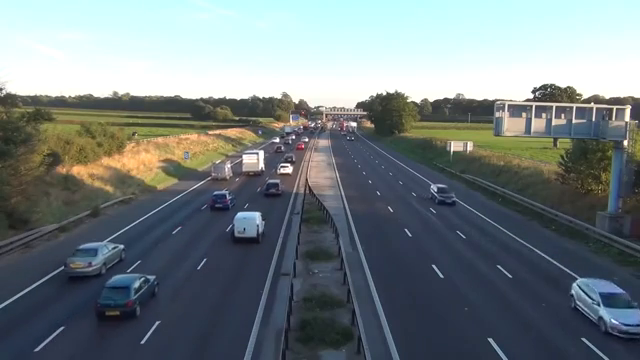
#> input picture frame 152 of input.mp4, 640 x 360 px
$ python main.py
#> lines starting #> are read from the running program, lines starting #| are printed output that depends on the picture
### tracker.py
import math


class EuclideanDistTracker:
    def __init__(self):
        # Store the center positions of the objects
        self.center_points = {}
        # Keep the count of the IDs
        # each time a new object id detected, the count will increase by one
        self.id_count = 0


    def update(self, objects_rect):
        # Objects boxes and ids
        objects_bbs_ids = []

        # Get center point of new object
        for rect in objects_rect:
            x, y, w, h = rect
            cx = (x + x + w) // 2
            cy = (y + y + h) // 2

            # Find out if that object was detected already
            same_object_detected = False
            for id, pt in self.center_points.items():
                dist = math.hypot(cx - pt[0], cy - pt[1])

                if dist < 25:
                    self.center_points[id] = (cx, cy)
                    print(self.center_points)
                    objects_bbs_ids.append([x, y, w, h, id])
                    same_object_detected = True
                    break

            # New object is detected we assign the ID to that object
            if same_object_detected is False:
                self.center_points[self.id_count] = (cx, cy)
                objects_bbs_ids.append([x, y, w, h, self.id_count])
                self.id_count += 1

        # Clean the dictionary by center points to remove IDS not used anymore
        new_center_points = {}
        for obj_bb_id in objects_bbs_ids:
            _, _, _, _, object_id = obj_bb_id
            center = self.center_points[object_id]
            new_center_points[object_id] = center

        # Update dictionary with IDs not used removed
        self.center_points = new_center_points.copy()
        return objects_bbs_ids

### main.py
import cv2
from tracker import *

# Create tracker object
tracker = EuclideanDistTracker()

cap = cv2.VideoCapture("input.mp4")

# Object detection from Stable camera
object_detector = cv2.createBackgroundSubtractorMOG2(history=100, varThreshold=40)

while True:
    ret, frame = cap.read()
#> frame is the input picture: shape (360, 640, 3); mean B, G, R 127.5, 124.6, 114.5
    height, width, _ = frame.shape
#> height = 360; width = 640

    # Extract Region of interest
    roi = frame[145: 360, 330: 640]
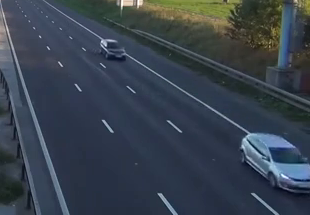
#> roi: shape (215, 310, 3); mean B, G, R 77.6, 66, 56.3

    # 1. Object Detection
    mask = object_detector.apply(roi)
#> mask: shape (215, 310); every value is 127
    _, mask = cv2.threshold(mask, 254, 255, cv2.THRESH_BINARY)
#> mask: shape (215, 310); every value is 0
    contours, _ = cv2.findContours(mask, cv2.RETR_TREE, cv2.CHAIN_APPROX_SIMPLE)
#> contours = []
    detections = []
    for cnt in contours:
        # Calculate area and remove small elements
        area = cv2.contourArea(cnt)
        if area > 100:
            #cv2.drawContours(roi, [cnt], -1, (0, 255, 0), 2)
            x, y, w, h = cv2.boundingRect(cnt)


            detections.append([x, y, w, h])
#> this loop made 0 passes
#> after the loop, detections = []

    # 2. Object Tracking
    boxes_ids = tracker.update(detections)
#> after the loop in update, `for rect in objects_rect:`: self.center_points = 0 items; self.id_count = 0
#> after the loop in update, `for obj_bb_id in objects_bbs_ids:`: new_center_points = 0 items
#> boxes_ids = []
    for box_id in boxes_ids:
        x, y, w, h, id = box_id
        cv2.putText(roi, str(id), (x, y - 15), cv2.FONT_HERSHEY_PLAIN, 2, (255, 0, 0), 2)
        cv2.rectangle(roi, (x, y), (x + w, y + h), (0, 255, 0), 3)

    cv2.imshow("roi", roi)
    cv2.imshow("Frame", frame)
    cv2.imshow("Mask", mask)

    key = cv2.waitKey(30)
#> (key Esc is pressed here)
    if key == 27:
        break

cap.release()
cv2.destroyAllWindows()

$ run again, starting later in the video
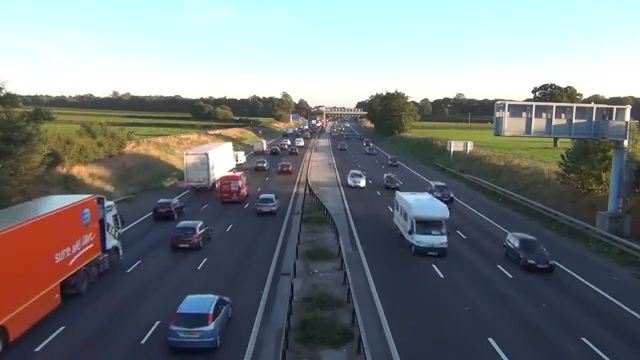
#> input picture frame 686 of input.mp4, 640 x 360 px
#> frame is the input picture: shape (360, 640, 3); mean B, G, R 125.5, 123.1, 117.2
#> `roi = frame[145: 360, 330: 640]`:
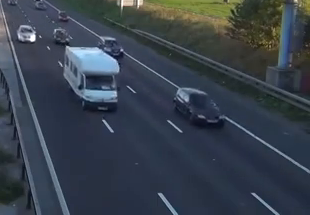
#> roi: shape (215, 310, 3); mean B, G, R 76.2, 65.2, 56.4
#> contours = []
#> after the loop in update, `for rect in objects_rect:`: self.center_points = 0 items; self.id_count = 0
#> after the loop in update, `for obj_bb_id in objects_bbs_ids:`: new_center_points = 0 items
#> boxes_ids = []

$ run again, starting later in the video
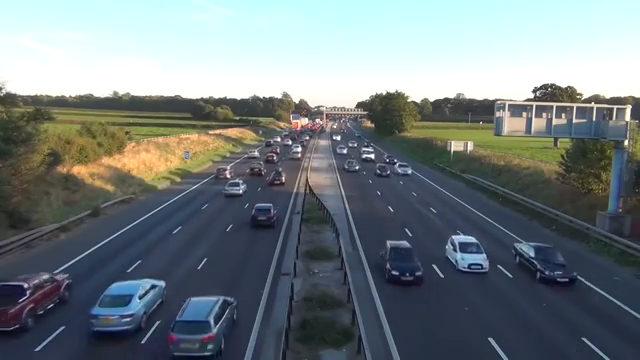
#> input picture frame 1220 of input.mp4, 640 x 360 px
#> frame is the input picture: shape (360, 640, 3); mean B, G, R 128, 124.7, 115
#> `roi = frame[145: 360, 330: 640]`:
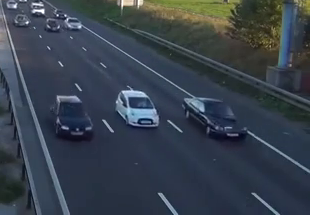
#> roi: shape (215, 310, 3); mean B, G, R 76.8, 65.4, 56.1
#> contours = []
#> after the loop in update, `for rect in objects_rect:`: self.center_points = 0 items; self.id_count = 0
#> after the loop in update, `for obj_bb_id in objects_bbs_ids:`: new_center_points = 0 items
#> boxes_ids = []
